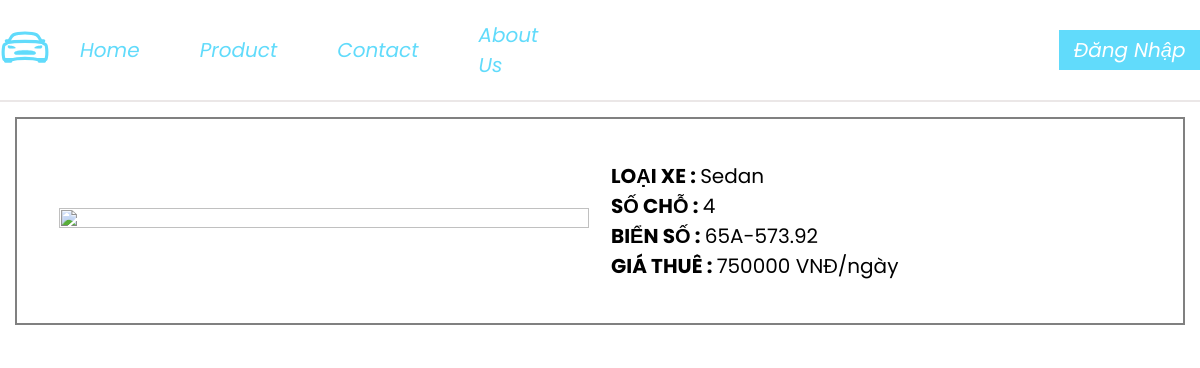
The page /car.php?name=65A-573.92 on the database its author committed.
### tables this page shows
CREATE TABLE `car` (
  `carID` int(11) NOT NULL AUTO_INCREMENT,
  `carNumPlate` varchar(20) NOT NULL,
  `typeID` int(11) NOT NULL,
  `carDescribe` varchar(100) DEFAULT NULL,
  `carState` int(11) DEFAULT 0,
  `carImg` longblob DEFAULT NULL,
  PRIMARY KEY (`carID`),
  UNIQUE KEY `carNumPlate` (`carNumPlate`),
  KEY `fkCarType` (`typeID`),
  CONSTRAINT `fkCarType` FOREIGN KEY (`typeID`) REFERENCES `cartype` (`typeID`)
);

CREATE TABLE `cartype` (
  `typeID` int(11) NOT NULL AUTO_INCREMENT,
  `typeName` varchar(100) DEFAULT NULL,
  `seatNum` int(11) DEFAULT 0,
  `price` int(11) DEFAULT 0,
  PRIMARY KEY (`typeID`),
  UNIQUE KEY `typeName` (`typeName`),
  CONSTRAINT `ckSeatNum` CHECK (`seatNum` >= 0),
  CONSTRAINT `ckPrice` CHECK (`price` >= 0)
);

### car.php (the view, shortened to what this page needs)
<!DOCTYPE html>
<html lang="vn">
<head>
    <link rel="stylesheet" type="text/css" href="style.css">
    <link rel="stylesheet" type="text/css" href="style-car.css">
</head>
<body>
    <?php include('header.php') ?>
	<div id="container">
        <?php
            if(isset($_REQUEST['name'])){
                require "connection.php";
                $query = "SELECT * FROM car c JOIN carType ct ON c.typeid=ct.typeid
                    WHERE c.carNumPlate='$_REQUEST[name]'";
                $result = $conn->query($query)
                    or die("Data retrieval failed" . $conn->conenct_error);
                $row = $result->fetch_assoc();
                 if($row){
                    echo "<div class=\"car-info\">
                        <table id=\"frame\">
                            <tr>
                                <td id=\"fr-left\" align=\"right\"><img class=\"carImg\" src='imgLoad.php?name=$row[carID]'></td>
                                <td id=\"fr-right\">
                                    <b>LOẠI XE	: </b>$row[typeName]<br>
                                    <b>SỐ CHỖ 	: </b>$row[seatNum]<br>
                                    <b>BIỂN SỐ	: </b>$row[carNumPlate]<br>
                                    <b>GIÁ THUÊ	: </b>$row[price] VNĐ/ngày<br>";
                                echo "</td>
                            </tr>
                        </table>
                    </div>";
                }
            }
        ?>
	</div>
</body>
</html>

### style.css (style rules this page uses)
body { width: 100%; margin: auto; }
div { display: block; }
#container { border: 5px solid green; background-color: white; border: 10px solid white; }
.car-info { border: solid grey 2px; padding:10px; margin:5px; font-size: 20px; overflow:auto; line-height: 1.5; }
.carImg { width:350px; height:250px; float:left; clear:left; margin-right:15px; }

### style-car.css (style rules this page uses)
#frame { width:100%; padding:20px; }
#fr-left { width:50%; padding:10px; }
#fr-right { width:50%; padding:10px; vertical-align: top; }
.carImg { width:100%; height:100%; }

### header.css (style rules this page uses)
* { padding:0; margin:0; }
body { width: 100%; height: 100vh; font-family: 'Poppins',sans-serif; }

### rows shown on the page
car: typeID.typeName "Sedan", typeID.seatNum "4", carNumPlate "65A-573.92", typeID.price "750000"
